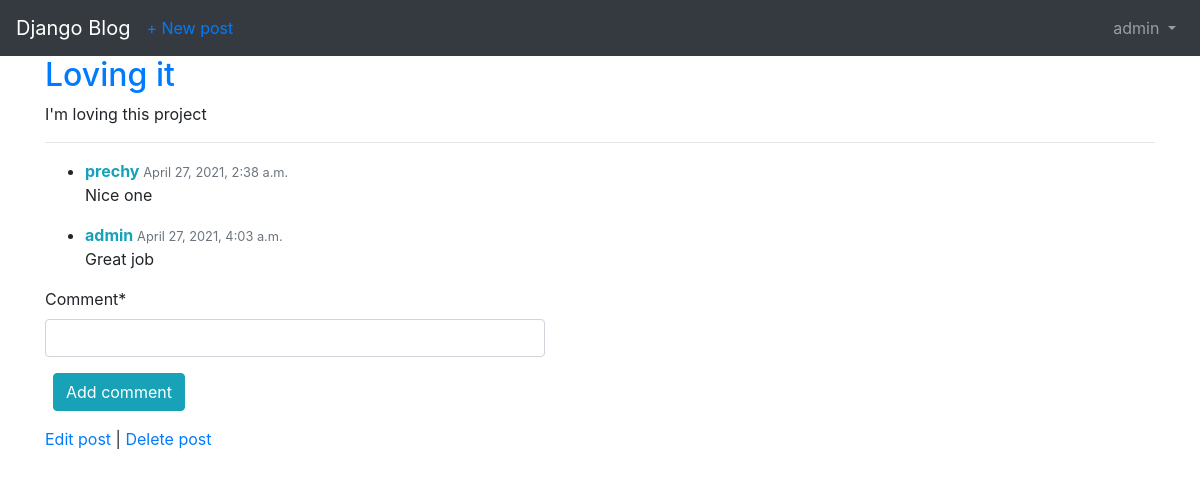
The app's page /post/5/ (signed in) with its own data.
### blog/models.py (models this page shows, shortened)
class Post(models.Model):
    title = models.CharField(max_length=200)
    author = models.ForeignKey(get_user_model(), on_delete=models.CASCADE,)
    body = models.TextField()

class Comment(models.Model):
    post = models.ForeignKey(
        Post,
        on_delete=models.CASCADE,
        related_name='comments'
        )
    comment = models.CharField(max_length=140)
    author = models.ForeignKey(get_user_model(), on_delete=models.CASCADE,)
    created = models.DateTimeField(auto_now_add=True)

### blog/views.py (the view, shortened to what this page needs)
# urls.py: path('post/<int:pk>/', BlogDetailView.as_view(), name='post_detail'),
class BlogDetailView(LoginRequiredMixin, DetailView):
    model = Post
    template_name = 'post_detail.html'
    def get_context_data(self, **kwargs):
        data = super().get_context_data(**kwargs)
        comments_connected = Comment.objects.filter(post=self.get_object())
        data['comments'] = comments_connected
        if self.request.user.is_authenticated:
            data['comment_form'] = CommentForm(instance=self.request.user)
        return data

### blog/forms.py
class CommentForm(forms.ModelForm):
    class Meta:
        model = Comment
        fields = ['comment']

### templates/post_detail.html (shortened to what this page needs)
{% extends 'base.html' %}
{% load crispy_forms_tags %}
{% block content %}
    <div class="post-entry">
        <h2><a href="">{{ object.title }}</a></h2>
        <p>{{ object.body }}</p>
    </div>
    <hr>
    <div id="comments_section">
    {% if comments %}
    <ul>
        {% for comment in comments %}
        <li>
            <div>
                <span>
                    <strong class="text-info">{{ comment.author }} </strong>
                    <small class="text-muted">{{ comment.created }}</small>
                </span>
                <p>
                    {{ comment.comment|safe }}
                </p>
            </div>
        </li>
        {% endfor %}
    </ul>
    {% else %}
        <strong class="text-secondary">No comments yet...</strong>
    {% endif %}
    {% if user.is_authenticated %}
    <form method="POST" style='max-width: 500px'>
        <div class="form-group">
            {{ comment_form|crispy }}
            <button class="btn btn-info ml-2" type="submit">Add comment</button>
        </div>
    </form>
    {% else %}
        <a class="btn btn-outline-info" href="{% url 'login' %}?next={{request.path}}">Log in to add a comment!</a><br>
    {% endif %}
    </div>
    <p>
        <a href="{% url 'post_edit' post.pk %}">Edit post</a> |
        <a href="{% url 'post_delete' post.pk %}">Delete post</a>
    </p>
{% endblock content %}

### templates/base.html (shortened to what this page needs)
{% load static %}
<!DOCTYPE html>
<html lang="en">
<head>
    <link rel="stylesheet" href="https://stackpath.bootstrapcdn.com/bootstrap/4.3.1/css/bootstrap.min.css">
</head>
<body>
    <nav class="navbar navbar-expand-lg navbar-dark bg-dark">
        <a class="navbar-brand" href="{% url 'home' %}">Django Blog</a>
        {% if user.is_authenticated %}
            <ul class="navbar-nav mr-auto">
                <li class="navbar-item">
                    <a href="{% url 'post_new' %}">+ New post</a>
                </li>
            </ul>
        {% endif %}
        <div class="collapse navbar-collapse" id="navbarSupportedContent">
            {% if user.is_authenticated %}
                <ul class="navbar-nav ml-auto">
                    <li class="nav-item">
                        <a class="nav-link dropdown-toggle" href="#" id="navbarDropdown" role="button" data-toggle="dropdown" aria-haspopup="true" aria-expanded="false">
                            {{ user.username }}
                        </a>
                    </li>
                </ul>
            {% else %}
                <form class="form-inline ml-auto">
                    <a href="{% url 'login' %}" class="btn btn-outline-secondary">Log In</a>
                    <a href="{% url 'signup' %}" class="btn btn-primary ml-2">Sign Up</a>
                </form>
            {% endif %}
        </div>
    </nav>
    <main>
        <div class="container">
            {% block content %}
            {% endblock content %}
        </div>
    </main>
</body>
</html>

### records on screen
Post: title "Loving it", body "I'm loving this project"
Comment: author "prechy", created "April 27, 2021, 2:38 a.m.", comment "Nice one"
Comment: author "admin", created "April 27, 2021, 4:03 a.m.", comment "Great job"

### other values on screen
{{ user.username }} "admin"
